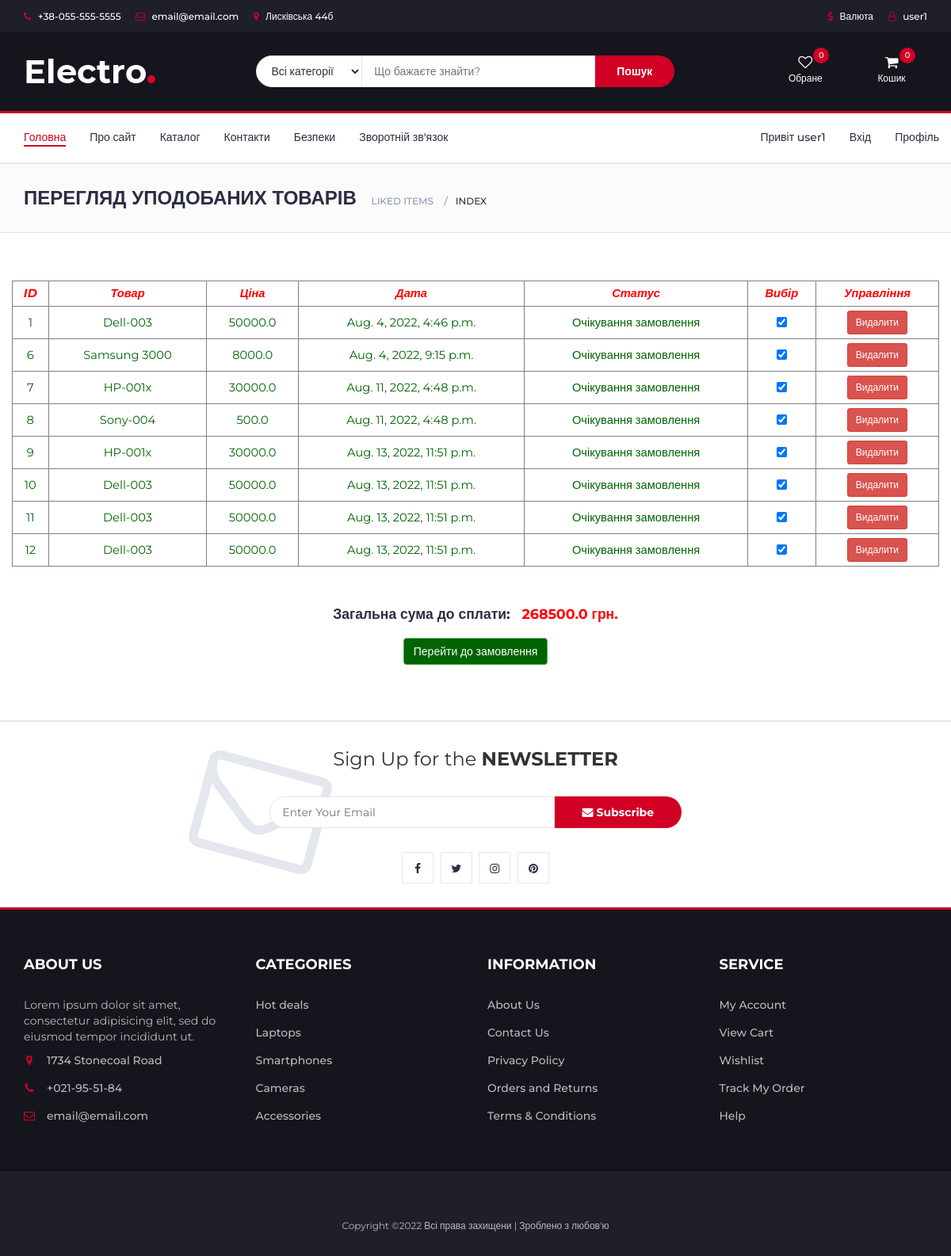
Page /items/ (signed in) on the committed database.
### items/models.py (models this page shows, shortened)
class Item(models.Model):
    user = models.ForeignKey(User, on_delete=models.CASCADE)
    product = models.ForeignKey(Product, on_delete=models.CASCADE)
    date = models.DateTimeField(null=False, default=timezone.now)
    status = models.CharField(max_length=100)

### catalog/models.py (models this page shows, shortened)
class Product(models.Model):
    name = models.CharField(max_length=100, null=False)
    about = models.TextField(max_length=500, null=False)
    picture = models.FileField(upload_to='pictures/', null=False)
    price = models.FloatField(null=False)
    count = models.IntegerField(null=False)
    producer = models.ForeignKey(Producer, on_delete=models.CASCADE)
    category = models.ForeignKey(Category, on_delete=models.CASCADE)

### items/views.py (the view)
# urls.py: path('', index),
def index(request):
    return render(request, 'items/index.html', context={
        'title': 'Перегляд уподобаних товарів',
        'user_items': Item.objects.filter(user_id=request.user.id),
    })

### templates/items/index.html (shortened to what this page needs)
{% extends 'layouts/base.html' %}
{% block content %}
{% load static %}
        <div id="breadcrumb" class="section">
			<div class="container">
				<div class="row">
					<div class="col-md-12">
						<h3 class="breadcrumb-header">Перегляд уподобаних товарів</h3>
						<ul class="breadcrumb-tree">
							<li><a href="/">Liked Items</a></li>
							<li class="active">Index</li>
						</ul>
					</div>
				</div>
			</div>
		</div>
		<div class="section">
			<div class="container">
				<div class="row text-center">
					<table id="items-table" border="1" style="color: pink">
						<thead>
							<tr>
								<th>ID</th>
								<th>Товар</th>
								<th>Ціна</th>
								<th>Дата</th>
								<th>Статус</th>
								<th>Вибір</th>
								<th>Управління</th>
							</tr>
						</thead>
						<tbody>
						 	{% for item in user_items %}
								<tr>
									<td class="id_cell">{{ item.id }}</td>
									<td >{{ item.product.name }}</td>
									<td class="price_cell">{{ item.product.price }}</td>
									<td>{{ item.date }}</td>
									<td>{{ item.status }}</td>
									<td>
										<input type="checkbox" class="check" value="yes" checked>
									</td>
									<td>
										<button class="btn btn-sm btn-danger del-btn">Видалити</button>
									</td>
								</tr>
						 	{% endfor %}
						</tbody>
					</table>
					<br>
					<div>
						<h5 style="font-size: 1.75rem; margin-top: 30px">
							Загальна сума до сплати: &nbsp;
							<span id="total" style="color: red">0.00 грн.</span>
						</h5>
					</div>
					<p style="margin-top: 20px">
						<a id="bill-btn" href="/orders/bill/" class="btn btn-success" style="background: darkgreen;">Перейти до замовлення</a>
					</p>
				</div>
			</div>
		</div>
{% endblock content %}

### templates/layouts/header.html (shortened to what this page needs)
		{% load static %}
		<header>
			<div id="top-header">
				<div class="container">
					<ul class="header-links pull-left">
						<li><a href="#"><i class="fa fa-phone"></i> +38-055-555-5555</a></li>
						<li><a href="#"><i class="fa fa-envelope-o"></i> email@email.com</a></li>
						<li><a href="#"><i class="fa fa-map-marker"></i> Лисківська 44б</a></li>
					</ul>
					<ul class="header-links pull-right">
						<li><a href="#"><i class="fa fa-dollar"></i> Валюта</a></li>
						<li>
							<a href="#">
								<i class="fa fa-user-o"></i>
								{% if user.is_authenticated %}
									{{ user.username }}
								{% else %}
									Гість
								{% endif %}
							</a>
						</li>
					</ul>
				</div>
			</div>
			<div id="header">
				<div class="container">
					<div class="row">
						<div class="col-md-3">
							<div class="header-logo">
								<a href="#" class="logo">
									<img src="{% static 'img/logo.png' %}" alt="">
								</a>
							</div>
						</div>
						<div class="col-md-6">
							<div class="header-search">
								<form>
									<select class="input-select">
										<option value="0">Всі категорії</option>
									</select>
									<input class="input" placeholder="Що бажаєте знайти?">
									<button class="search-btn">Пошук</button>
								</form>
							</div>
						</div>
						<div class="col-md-3 clearfix">
							<div class="header-ctn">
								<div class="">
									<a  href="/items">
										<i class="fa fa-heart-o"></i>
										<span>Обране</span>
										<div id="wish-count" class="qty">0</div>
									</a>
								</div>
								<div class="dropdown">
									<a class="dropdown-toggle" data-toggle="dropdown" aria-expanded="true">
										<i class="fa fa-shopping-cart"></i>
										<span>Кошик</span>
										<div id="cart-count" class="qty">0</div>
									</a>
								</div>
							</div>
						</div>
					</div>
				</div>
			</div>
		</header>

### templates/layouts/navigation.html
{% load static %}
<nav id="navigation">
			<div class="container">
				<div id="responsive-nav">
					<ul class="main-nav nav navbar-nav">
						<li class="active"><a href="/">Головна</a></li>
						<li><a href="/home/about">Про сайт</a></li>
						<li><a href="/catalog/index">Каталог</a></li>
						<li><a href="/home/contacts">Контакти</a></li>
						<li><a href="/home/policy">Безпеки</a></li>
						<li><a href="/home/feedback">Зворотній зв'язок</a></li>
					</ul>
					<ul class="main-nav nav navbar-nav navbar-right">
						<li><a href="" style="margin-right">
							Привіт
							{% if user.is_authenticated %}
								{{ user.username }}
							{% else %}
								Гість
							{% endif %}
						</a></li>
						{% if not user.is_authenticated %}
							<li><a href="/accounts/sign_in">Вхід</a></li>
							<li><a href="/accounts/sign_up">Реєстрація</a></li>
						{% else %}
							<li><a href="/accounts/sign_in">Вхід</a></li>
							<li><a href="/accounts/profile">Профіль</a></li>
						{% endif %}
					</ul>
				</div>
			</div>
		</nav>

### static/css/style.css (style rules this page uses)
body { font-family: 'Montserrat', sans-serif; font-weight: 400; color: #333; }
h1, h2, h3, h4, h5, h6 { color: #2B2D42; font-weight: 700; margin: 0 0 10px; }
a { color: #2B2D42; font-weight: 500; -webkit-transition: 0.2s color; transition: 0.2s color; }
ul, ol { margin: 0; padding: 0; list-style: none }
.input { height: 40px; padding: 0px 15px; border: 1px solid #E4E7ED; background-color: #FFF; width: 100%; }
.input-select { padding: 0px 15px; background: #FFF; border: 1px solid #E4E7ED; height: 40px; }
.section { padding-top: 30px; padding-bottom: 30px; }
#breadcrumb { padding: 30px 0px; background: #FBFBFC; border-bottom: 1px solid #E4E7ED; margin-bottom: 30px; }
#breadcrumb .breadcrumb-header { display: inline-block; margin-top: 0px; margin-bottom: 0px; margin-right: 15px; text-transform: uppercase; }
#breadcrumb .breadcrumb-tree { display: inline-block; }
#breadcrumb .breadcrumb-tree li { display: inline-block; font-size: 12px; font-weight: 500; text-transform: uppercase; }
#breadcrumb .breadcrumb-tree li+li { margin-left: 10px; }
#breadcrumb .breadcrumb-tree li+li:before { content: '/'; display: inline-block; color: #8D99AE; margin-right: 10px; }
#breadcrumb .breadcrumb-tree li a { color: #8D99AE; }
#top-header { padding-top: 10px; padding-bottom: 10px; background-color: #1E1F29; }
.header-links li { display: inline-block; margin-right: 15px; font-size: 12px; }
.header-links li:last-child { margin-right: 0px; }
.header-links li a { color: #FFF; }
.header-links li i { color: #D10024; margin-right: 5px; }
#header { padding-top: 15px; padding-bottom: 15px; background-color: #15161D; }
.header-logo { float: left; }
.header-logo .logo img { display: block; }
.header-search { padding: 15px 0px; }
.header-search form { position: relative; }
.header-search form .input-select { margin-right: -4px; border-radius: 40px 0px 0px 40px; }
.header-search form .input { width: calc(100% - 260px); margin-right: -4px; }
.header-search form .search-btn { height: 40px; width: 100px; background: #D10024; color: #FFF; font-weight: 700; border: none; border-radius: 0px 40px 40px 0px; }
.header-ctn { float: right; padding: 15px 0px; }
.header-ctn>div { display: inline-block; }
.header-ctn>div+div { margin-left: 15px; }
.header-ctn>div>a { display: block; position: relative; width: 90px; text-align: center; color: #FFF; }
.header-ctn>div>a>i { display: block; font-size: 18px; }
.header-ctn>div>a>span { font-size: 12px; }
.header-ctn>div>a>.qty { position: absolute; right: 15px; top: -10px; width: 20px; height: 20px; line-height: 20px; text-align: center; border-radius: 50%; font-size: 10px; color: #FFF; background-color: #D10024; }
#navigation { background: #FFF; border-bottom: 2px solid #E4E7ED; border-top: 3px solid #D10024; }
.main-nav>li+li { margin-left: 30px }
.main-nav>li>a { padding: 20px 0px; }
.main-nav>li>a:hover, .main-nav>li>a:focus, .main-nav>li.active>a { color: #D10024; background-color: transparent; }
.main-nav>li>a:after { content: ""; display: block; width: 0%; height: 2px; background-color: #D10024; -webkit-transition: 0.2s all; transition: 0.2s all; }
.main-nav>li>a:hover:after, .main-nav>li>a:focus:after, .main-nav>li.active>a:after { width: 100%; }

### templates/items/index.html (style rules this page uses)
#items-table { width: 100%; }
#items-table th, #items-table td { text-align: center; font-size: 11pt; padding: 5px; }
#items-table th { color: red; font-style: italic; }
#items-table td { color: darkgreen; }

### rows in the picture
Item: id "1", product.name "Dell-003", product.price "50000.0", date "Aug. 4, 2022, 4:46 p.m.", status "Очікування замовлення"
Item: id "6", product.name "Samsung 3000", product.price "8000.0", date "Aug. 4, 2022, 9:15 p.m.", status "Очікування замовлення"
Item: id "7", product.name "HP-001x", product.price "30000.0", date "Aug. 11, 2022, 4:48 p.m.", status "Очікування замовлення"
Item: id "8", product.name "Sony-004", product.price "500.0", date "Aug. 11, 2022, 4:48 p.m.", status "Очікування замовлення"
Item: id "9", product.name "HP-001x", product.price "30000.0", date "Aug. 13, 2022, 11:51 p.m.", status "Очікування замовлення"
Item: id "10", product.name "Dell-003", product.price "50000.0", date "Aug. 13, 2022, 11:51 p.m.", status "Очікування замовлення"
Item: id "11", product.name "Dell-003", product.price "50000.0", date "Aug. 13, 2022, 11:51 p.m.", status "Очікування замовлення"
Item: id "12", product.name "Dell-003", product.price "50000.0", date "Aug. 13, 2022, 11:51 p.m.", status "Очікування замовлення"

### other values in the picture
{{ user.username }} "user1"
